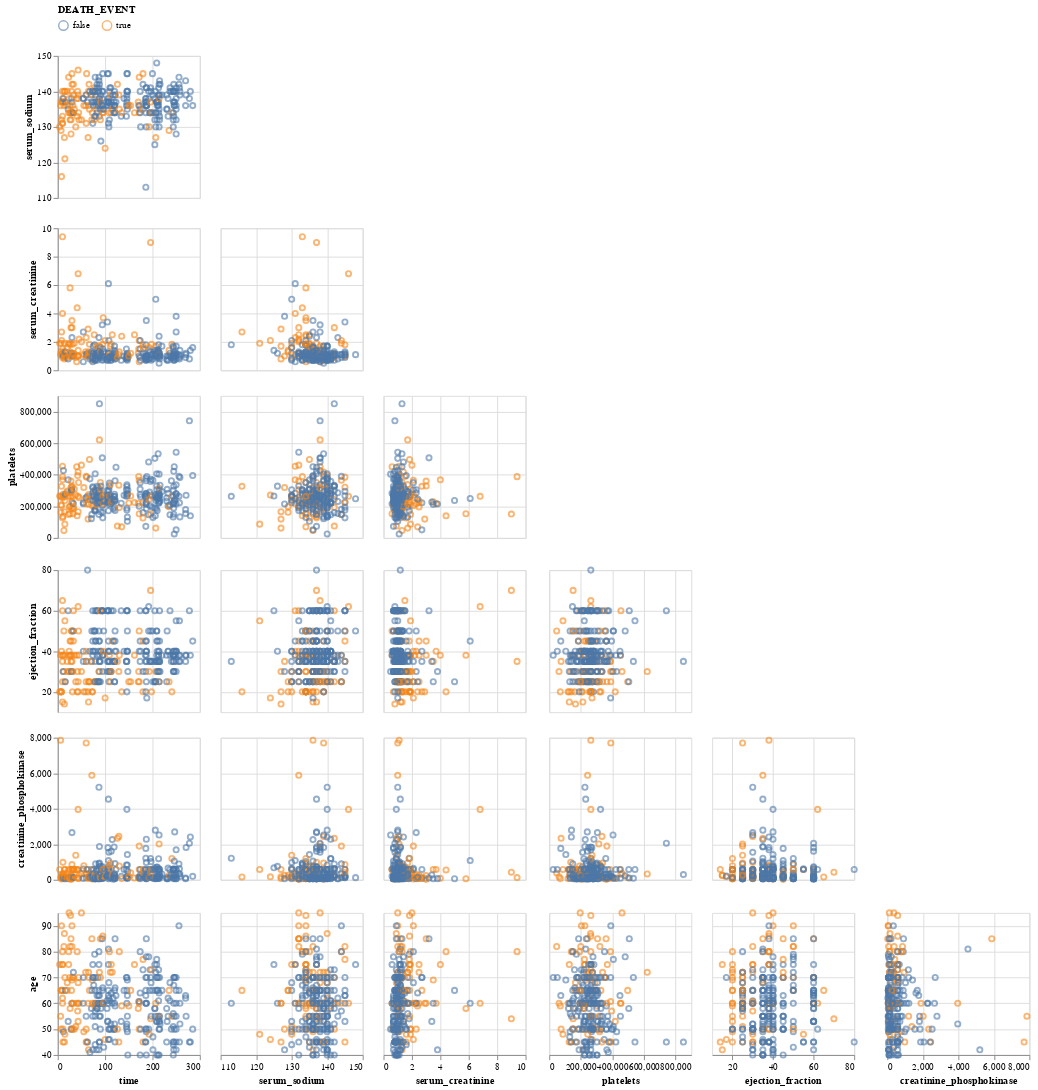

Notebook code cell kept with this figure:
### Code cell
aly.pair(heart_failure_data,color="DEATH_EVENT")
